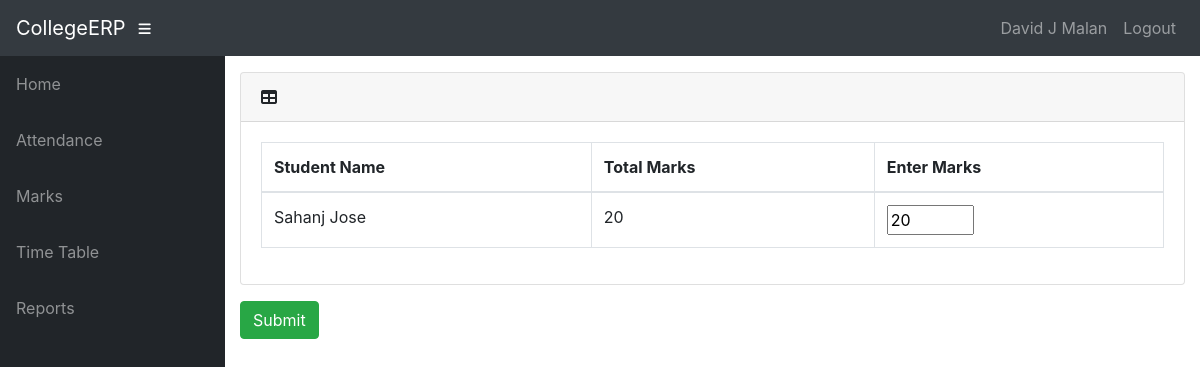
The page /info/teacher/223/Edit_marks/ (signed in) on the database its author committed.
### info/models.py (models this page shows, shortened)
class User(AbstractUser):
    @property
    def is_student(self):
        if hasattr(self, 'student'):
            return True
        return False
    @property
    def is_teacher(self):
        if hasattr(self, 'teacher'):
            return True
        return False

class Teacher(models.Model):
    user = models.OneToOneField(User, on_delete=models.CASCADE, null=True)
    id = models.CharField(primary_key=True, max_length=100)
    dept = models.ForeignKey(Dept, on_delete=models.CASCADE, default=1)
    name = models.CharField(max_length=100)
    sex = models.CharField(max_length=50, choices=sex_choice, default='Male')
    DOB = models.DateField(default='1980-01-01')

class Marks(models.Model):
    studentcourse = models.ForeignKey(StudentCourse, on_delete=models.CASCADE)
    name = models.CharField(max_length=50, choices=test_name, default='Internal test 1')
    marks1 = models.IntegerField(default=0, validators=[MinValueValidator(0), MaxValueValidator(100)])
    class Meta:
        unique_together = (('studentcourse', 'name'),)
    @property
    def total_marks(self):
        if self.name == 'Semester End Exam':
            return 100
        return 20

class StudentCourse(models.Model):
    student = models.ForeignKey(Student, on_delete=models.CASCADE)
    course = models.ForeignKey(Course, on_delete=models.CASCADE)
    class Meta:
        unique_together = (('student', 'course'),)
        verbose_name_plural = 'Marks'

class Student(models.Model):
    user = models.OneToOneField(User, on_delete=models.CASCADE, null=True)
    class_id = models.ForeignKey(Class, on_delete=models.CASCADE, default=1)
    USN = models.CharField(primary_key='True', max_length=100)
    name = models.CharField(max_length=200)
    sex = models.CharField(max_length=50, choices=sex_choice, default='Male')
    DOB = models.DateField(default='1998-01-01')

### info/views.py (the view)
# urls.py: path('teacher/<int:marks_c_id>/Edit_marks/', views.edit_marks, name='edit_marks'),
@login_required()
def edit_marks(request, marks_c_id):
    mc = get_object_or_404(MarksClass, id=marks_c_id)
    cr = mc.assign.course
    stud_list = mc.assign.class_id.student_set.all()
    m_list = []
    for stud in stud_list:
        sc = StudentCourse.objects.get(course=cr, student=stud)
        m = sc.marks_set.get(name=mc.name)
        m_list.append(m)
    context = {
        'mc': mc,
        'm_list': m_list,
    }
    return render(request, 'info/edit_marks.html', context)

### info/templates/info/edit_marks.html (shortened to what this page needs)
{% extends 'info/base.html' %}
{% block content %}
<form action="{% url 'marks_confirm' mc.id %}" method="post">
    <div class="card mb-3">
        <div class="card-header">
          <i class="fas fa-table"></i>
         <b></b></div>
        <div class="card-body">
          <div class="table-responsive">
            <table class="table table-bordered" id="dataTable" width="100%" cellspacing="0">
              <thead>
                <tr>
                    <th>Student Name</th>
                    <th>Total Marks</th>
                    <th>Enter Marks</th>
                </tr>
              </thead>
                <tbody>
                    {% for m in m_list %}
                    <tr>
                    <td>{{m.studentcourse.student.name}}</td>
                    <td>{{ m.total_marks }}</td>
                    <td>
                        <input type="number" name="{{ m.studentcourse.student.USN }}" min="0" max="{{ m.total_marks }}" value="{{ m.marks1 }}">
                    </td>
                    </tr>
                {% endfor %}
                </tbody>
            </table>
          </div>
        </div>
      </div>
    <input class="btn btn-success" type="submit" value="Submit">
</form>
{% endblock %}

### info/templates/info/base.html (shortened to what this page needs)
<!DOCTYPE html>
<html lang="en">
  <head>
      {% load static %}
    <link href="{% static '/info/bootstrap/vendor/bootstrap/css/bootstrap.min.css' %}" rel="stylesheet">
    <link href="{% static '/info/bootstrap/vendor/fontawesome-free/css/all.min.css' %}" rel="stylesheet" type="text/css">
    <link href="{% static '/info/bootstrap/vendor/datatables/dataTables.bootstrap4.css' %}" rel="stylesheet">
    <link href="{% static '/info/bootstrap/css/sb-admin.css' %}" rel="stylesheet">
  </head>
  <body id="page-top">
    <nav class="navbar navbar-expand navbar-dark bg-dark static-top">
      <a class="navbar-brand mr-1" href="{% url 'index' %}">CollegeERP</a>
      <button class="btn btn-link btn-sm text-white order-1 order-sm-0" id="sidebarToggle" href="#">
        <i class="fas fa-bars"></i>
      </button>
        <div class="collapse navbar-collapse" id="navbarResponsive">
          <ul class="navbar-nav ml-auto">
            <li class="nav-item">
                {% if request.user.is_student %}
                    <a class="nav-link text-capitalize">{{ request.user.student.name }}</a>
                {% elif request.user.is_teacher %}
                    <a class="nav-link text-capitalize">{{ request.user.teacher.name }}</a>
                {% endif %}
            </li>
            <li class="nav-item">
                <a class="nav-link" href="#" data-toggle="modal" data-target="#logoutModal">Logout</a>
            </li>
          </ul>
        </div>
    </nav>
    <div id="wrapper">
      <ul class="sidebar navbar-nav">
            <li class="nav-item">
              <a class="nav-link" href="{% url 'index' %}">
                <span>Home</span>
              </a>
            </li>
        {% if request.user.is_student %}
            <li class="nav-item">
              <a class="nav-link" href="{% url 'attendance' request.user.student.USN %}">
                <span>Attendance</span>
              </a>
            </li>
            <li class="nav-item">
              <a class="nav-link" href="{% url 'attendance' request.user.student.USN %}">
                <span>Attendance By Subject</span>
              </a>
            </li>
            <li class="nav-item">
              <a class="nav-link" href="{% url 'marks_list' request.user.student.USN %}">
                <span>Marks</span>
              </a>
            </li>
              <li class="nav-item">
              <a class="nav-link" href="{% url 'timetable' request.user.student.class_id_id %}">
                <span>Time Table</span>
              </a>
            </li>
        {% elif request.user.is_teacher %}
            <li class="nav-item">
              <a class="nav-link" href="{% url 't_clas' request.user.teacher.id 1 %}">
                <span>Attendance</span>
              </a>
            </li>
            <li class="nav-item">
              <a class="nav-link" href="{% url 't_clas' request.user.teacher.id 2 %}">
                <span>Marks</span>
              </a>
            </li>
              <li class="nav-item">
              <a class="nav-link" href="{% url 't_timetable' request.user.teacher.id %}">
                <span>Time Table</span>
              </a>
            </li>
            <li class="nav-item">
              <a class="nav-link" href="{% url 't_clas' request.user.teacher.id 3 %}">
                <span>Reports</span>
              </a>
            </li>
        {% endif %}
      </ul>
      <div id="content-wrapper">
        <div class="container-fluid">
            {% block content %}
            {% endblock %}
        </div>
      </div>
    </div>
  </body>
</html>

### rows shown on the page
User: user.teacher.name "David J Malan"
Marks: studentcourse.student.name "Sahanj Jose", total_marks "20"
